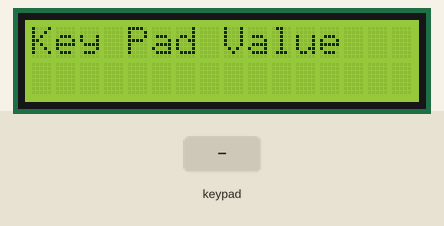
Bench run of a sketch on a simulated Arduino Uno, built with avr-gcc and run on an emulated ATmega328P. Shown: 16×2 character LCD. The inputs (shaded band) are chosen by the test bench.

Above: at 1.2 s.
1.3 s: keypad keys 6 7 8 9 # pressed 0.4 s apart
At 4.4 s:
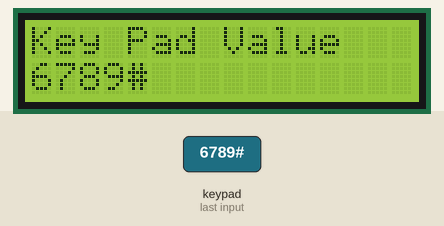
4.8 s: key 'A' pressed
At 5.7 s:
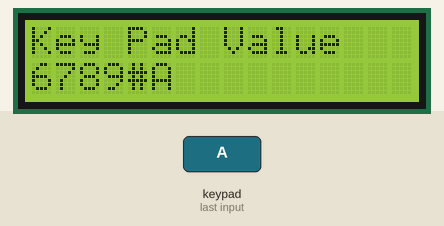
6.3 s: key 'B' pressed
At 6.7 s:
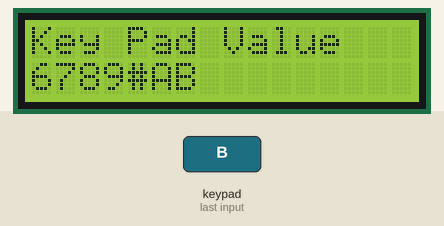
7.8 s: keypad keys 6 7 8 9 * pressed 0.4 s apart
At 10.5 s:
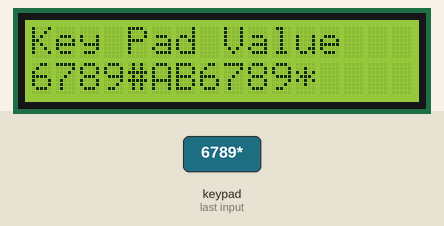
11.3 s: key 'C' pressed
At 11.8 s:
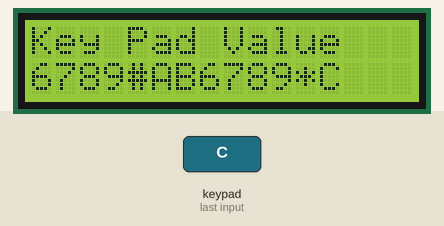
12.8 s: key '*' pressed
At 13.1 s:
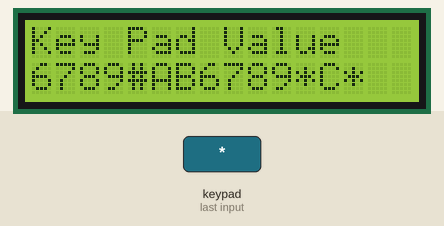
Timing chart, 0 to 15.3 s (numbered marks = the images above; inputs shaded):
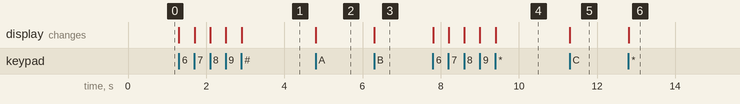

Measured:
- after the input at 1.3 s, the display: first changes at once (image 1 shows a later state)
- after the input at 4.8 s, the display: changes at once (image 2)
- after the input at 6.3 s, the display: changes at once (image 3)
- after the input at 7.8 s, the display: first changes at once (image 4 shows a later state)
- after the input at 11.3 s, the display: changes at once (image 5)
- after the input at 12.8 s, the display: changes at once (image 6)

The sketch:

MatKEY1.ino
```cpp
#include <LiquidCrystal_I2C.h>
#include <Keypad.h>
LiquidCrystal_I2C lcd(0x27, 16, 2);

const byte ROWS = 4;    // 행(rows) 개수
const byte COLS = 4;    // 열(columns) 개수
char keys[ROWS][COLS] = {
  {'1','2','3','A'},
  {'4','5','6','B'},
  {'7','8','9','C'},
  {'*','0','#','D'}
};

byte rowPins[ROWS] = {6, 7, 8, 9};   // R1, R2, R3, R4 단자가 연결된 아두이노 핀 번호
byte colPins[COLS] = {5, 4, 3, 2};   // C1, C2, C3, C4 단자가 연결된 아두이노 핀 번호

Keypad keypad = Keypad( makeKeymap(keys), rowPins, colPins, ROWS, COLS );

void setup() {
  Serial.begin(9600);
  lcd.init();
  lcd.clear();
  lcd.backlight();

  lcd.setCursor(0,0);
  lcd.print("Key Pad Value");
  lcd.setCursor(0,1);
}

void loop() {
  char key = keypad.getKey();

  if(key){
    lcd.print(key);
  }
}
```
